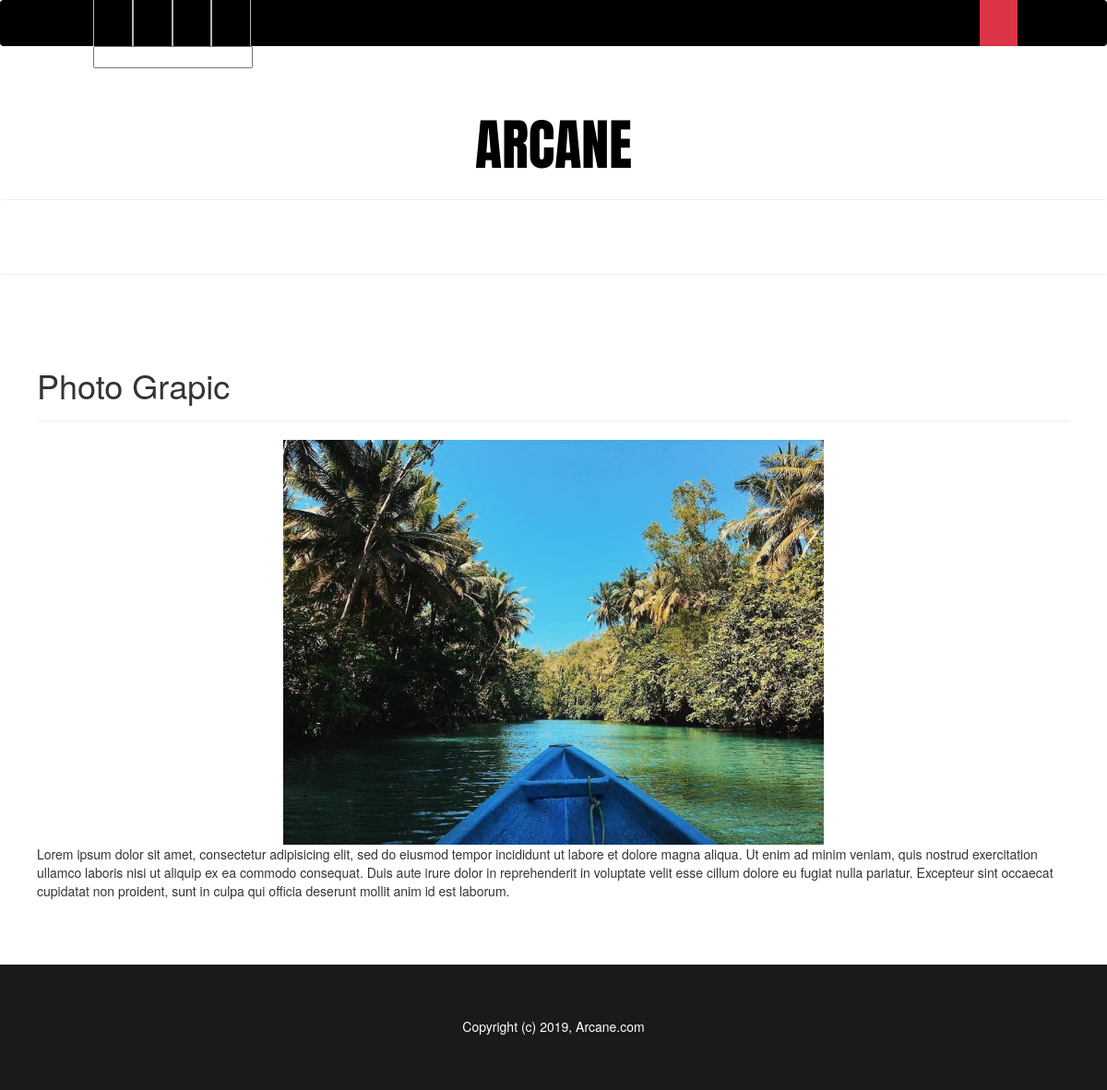
/gallery/gallery-photo.html, run on the app's committed database.
### tables this page shows
CREATE TABLE `galery_list` (
  `id_galery_list` mediumint(9) NOT NULL,
  `id_bahasa` tinyint(3) NOT NULL,
  `id_galery` mediumint(9) NOT NULL,
  `translate_judul_galery` varchar(100) NOT NULL,
  `translate_konten_galery` text NOT NULL
);

CREATE TABLE `setting_web` (
  `id` tinyint(2) NOT NULL,
  `nama_web` varchar(50) NOT NULL,
  `deskripsi_web` varchar(100) NOT NULL,
  `logo_website` tinytext NOT NULL,
  `url_favicon` tinytext NOT NULL,
  `meta_deskripsi` varchar(255) NOT NULL,
  `meta_keyword` varchar(150) NOT NULL,
  `pemilik` varchar(50) NOT NULL,
  `email` varchar(100) NOT NULL,
  `email_pass` varchar(50) NOT NULL,
  `telp` tinytext NOT NULL,
  `alamat` text NOT NULL,
  `latitude` varchar(80) NOT NULL,
  `langitude` varchar(80) NOT NULL,
  `url_facebook` tinytext NOT NULL,
  `url_twitter` tinytext NOT NULL,
  `url_youtube` tinytext NOT NULL,
  `url_instagram` tinytext NOT NULL,
  `wa` varchar(20) NOT NULL,
  `page_produk` varchar(100) NOT NULL,
  `page_news` varchar(100) NOT NULL,
  `zona_waktu` varchar(80) NOT NULL,
  `negara` varchar(50) NOT NULL,
  `ext` varchar(5) NOT NULL,
  `width_tumbs` smallint(4) NOT NULL,
  `height_tumbs` smallint(4) NOT NULL,
  `maintenance` enum('0','1') NOT NULL,
  `use_tema` varchar(30) NOT NULL,
  `admin_link` varchar(15) NOT NULL,
  `active_chat` enum('0','1') NOT NULL,
  `pesan_chat` tinytext NOT NULL,
  `bahasa_admin` tinyint(2) NOT NULL,
  `bahasa_web` tinyint(2) NOT NULL,
  `id_kategori_top` tinyint(3) NOT NULL,
  `id_kategori_topside` tinyint(3) NOT NULL,
  `id_kategori_footer1` tinyint(3) NOT NULL,
  `id_kategori_footer2` tinyint(3) NOT NULL
);

### application/libraries/Template.php (called while the page is built, shortened)
<?php
class Template {
	protected $_ci;
	public $av = null;
	function __construct()
	{
		$this->_ci=&get_instance();
	}
	function mysetting_web()
	{
		return $this->_ci->db->get('setting_web')->row();
	}
	function themes($template, $data=null)
	{
		$pengaturan	  			= $this->mysetting_web();
		$tema_pakai         	= $pengaturan->use_tema;
		$data['title_head']		= $pengaturan->nama_web;
		$data['pemilik']		= $pengaturan->pemilik;
		$data['description']	= $pengaturan->meta_deskripsi;
		$data['keyword']		= $pengaturan->meta_keyword;
		$data['ext']			= $pengaturan->ext;
    $data['bhs']     		= $this->_ci->db->where('aktif','1')->get('bahasa')->result();
		$data['_halaman']		= $this->_ci->db->where('aktif','1')->get('halaman')->result();
		$data['_menu_primary']	= $this->tampilan_menu_web('1');
		$data['_menu_footer']	= $this->tampilan_menu_web('3');
		$data['atv_now']		= $this->av;
        $data['_widget_atas']   = $this->get_widget('1');
        $data['_widget_bawah']  = $this->get_widget('2');
        $data['_side_popular']	= $this->get_postkategori(1, null, 5);
        $data['_side_top']		= $this->get_postkategori($pengaturan->id_kategori_topside, null, 5);
        $data['_side_recent']	= $this->get_postkategori(null, null, 5);
        $data['_side_category']	= $this->get_kategori(null, array('parent'=>'0'))->result();
        $data['_side_archives']	= $this->get_archive()->result();
        $data['_footer1']  		= $this->get_footer('1');
        $data['_cat_foot1']		= $this->get_postkategori($pengaturan->id_kategori_footer1, null, 4);
        $data['_cat_foot2']		= $this->get_postkategori($pengaturan->id_kategori_footer2, null, 4);
		if(!$this->is_ajax())
			{
			$data['_container']	 = $this->_ci->load->view($template, $data, true);
			$this->_ci->load->view('front_web/'.$tema_pakai.'/plain.php', $data);
			}
			else
				{
				$this->_ci->load->view($template,$data);
				}
	}
	function tampilan_menu_web($posisi=null)
	{
		if ($posisi!=null) {
			$this->_ci->db->where('id_posisi', $posisi);
		}
		else {
			$this->_ci->db->where('id_posisi', '1');
		}
		if ($posisi==2) {
			$this->_ci->db->order_by('order','desc');
		}
		else {
			$this->_ci->db->order_by('order','asc');
		}
		$ret = array();
		return (empty($ret)) ? "NULL" : $ret ;
	}
	function get_widget($posisi)
	{
        $bhs   = $this->_ci->session->userdata('id_bhs');
		$query = $this->_ci->db->join('widget_list', 'widget_list.id_widget=widget.id_widget')
							   ->where(array('id_posisi'=>$posisi,'aktif'=>'1','id_bahasa'=>$bhs))
							   ->order_by('urutan')
							   ->get('widget');
		return $query->result();
	}
	function get_footer($posisi)
	{
        $bhs   = $this->_ci->session->userdata('id_bhs');
		$query = $this->_ci->db->join('footer_list', 'footer_list.id_footer=footer.id_footer')
							   ->where(array('id_posisi'=>$posisi,'aktif'=>'1','id_bahasa'=>$bhs))
							   ->order_by('urutan')
							   ->get('footer');
		return $query->row();
	}
	function get_postkategori($ktg=null, $where=null, $limit=null)
	{
		$bhs  = $this->_ci->session->userdata('id_bhs');
		if (!empty($ktg)) {
			$this->_ci->db->where(array('id_kategori'=>$ktg));
		}
		if (!empty($limit)) {
			$this->_ci->db->limit($limit);
		}
		return $this->_ci->db->join('post_kategori_list ak', 'ak.id_post=post.id_post')
				          ->join('post_list','post_list.id_post=post.id_post')
				          ->where(array('aktif'=>'1','publish'=>'1','post_list.id_bahasa'=>$bhs))
				          ->order_by('waktu_publish','desc')
				          ->group_by('post.id_post')
				          ->get('post')->result();
	}
	function get_kategori($ktg=null, $where=null, $limit=null)
	{
		$bhs = $this->_ci->session->userdata('id_bhs');
		if (!empty($where)) {
			$this->_ci->db->where($where);
		}
		return $this->_ci->db->join('kategori_post_list pl', 'pl.id_kategori=kategori_post.id_kategori_post')
							->where('id_bahasa', $bhs)
							->group_by('id_kategori_post')
							->get('kategori_post');
	}
	function get_archive()
	{
		return $this->_ci->db->select('YEAR(waktu_publish) as tahun')
                    ->where(array('YEAR(waktu_publish) >= '=>(date('Y')-8),'YEAR(waktu_publish) <='=>(date('Y')+8)))
                    ->order_by('tahun','desc')->group_by('tahun')
                    ->get('post');
	}
	function is_ajax()
	{
		return ($this->_ci->input->server('HTTP_X_REQUESTED_WITH')&&($this->_ci->input->server('HTTP_X_REQUESTED_WITH')=='XMLHttpRequest'));
	}
}

### application/controllers/Gallery.php (called while the page is built, shortened)
<?php defined('BASEPATH') OR exit('No direct script access allowed');
class Gallery extends CI_Controller {
	function __construct()
	{
        $this->setting = $this->template->mysetting_web();
        $this->tema = $this->setting->use_tema;
		$this->ext  = empty($setting->ext) ? 'html' : $setting->ext;
    }
    function show_gallery($judul=null)
    {
        $id_bhs = $this->session->userdata('id_bhs');
        $id_bhs = $id_bhs>0 ? $id_bhs : $this->setting->bahasa_web;
        $data['id_bhs'] = $id_bhs;
        $tmp = explode('?', $_SERVER['REQUEST_URI']);
        $judul = $tmp[0];
        $tmp = explode('/', $judul);
        $judul = end($tmp);
        $judul = str_replace('.'.$this->ext, '', $judul);
                  $this->db->join('galery_list','galery_list.id_galery=galery.id_galery');
        $query  = $this->dbm->get_data_where('galery', array('aktif'=>'1','id_bahasa'=>$id_bhs,'judul_galery'=>$judul));
        $cek    = $query->num_rows();
        if (($judul==NULL) || ($cek=='0') )
            {
            echo "<script type='text/javascript'>alert('Sorry, not found'); window.location = '".base_url()."'</script>";
            }
            else
                {
                $data['dta'] = $query->row();
                $data['dta']->judul_seo = $data['dta']->translate_judul_galery;
                $data['ext']  = $this->setting->ext ;
                $this->db->join('galery_file_list','galery_file_list.id_file = galery_file.id_file', 'LEFT')
                         ->where(array('id_galery'=>$data['dta']->id_galery,'galery_file_list.id_bahasa'=>$id_bhs));
                $data['list'] = $this->db->get('galery_file')->result();
                $this->template->themes(view.$this->tema.'/part/galery/detail_galery', $data);
                }
    }
}

### index.php (called while the page is built, shortened)
<?php
require_once BASEPATH.'core/CodeIgniter.php';

### application/config/routes.php (called while the page is built, shortened)
<?php
  	$db = $db['default'];
  	$connect 	= mysqli_connect($db['hostname'], $db['username'], $db['password'], $db['database']) or die('Error connecting server: ' . mysqli_error($connect));
  	$get 	 	= mysqli_query($connect, 'SELECT * FROM setting_web')->fetch_object();

### application/models/dbm.php (called while the page is built, shortened)
<?php
class dbm extends CI_Model
{
	function get_data_where($table,$where,$order_by=NULL,$order_sort=NULL,$limit=NULL)
	{
		$get = $this->db->where($where)
						 ->get($table,$limit);
		return $get;
	}
}

### application/views/front_web/dicot/plain.php (the view, shortened to what this page needs)
<?php
$ci =& get_instance();
$myset = $ci->template->mysetting_web();
 ?>
<!DOCTYPE html>
<html lang="en">
<head>
  <link rel="stylesheet" href="<?php echo base_url()?>assets/bootstrap/bootstrap.min.css">
  <link rel="stylesheet" href="<?php echo base_url()?>assets/font-awesome-4.7.0/font-awesome-4.7.0/css/font-awesome.min.css" >
  <link rel="stylesheet" href="<?php echo base_url()?>assets/bootstrap/bootstrap-theme.min.css">
  <link rel="stylesheet" href="<?php echo base_url()?>assets/css/style.css">
  <link rel="stylesheet" href="<?php echo base_url()?>assets/bootstrap/bootstrap3.min.css">
</head>
<body>
<div class="navbar">
  <?php if ($myset->url_facebook): ?>
    <div class="icon">
      <a href="<?php echo $myset->url_facebook ?>">
        <i class="fa fa-facebook" aria-hidden="true"></i>
      </a>
    </div>
  <?php endif; ?>
  <?php if ($myset->url_twitter): ?>
    <div class="icon">
      <a href="<?php echo $myset->url_twitter ?>">
        <i class="fa fa-twitter" aria-hidden="true"></i>
      </a>
    </div>
  <?php endif; ?>
  <?php if ($myset->url_youtube): ?>
    <div class="icon">
      <a href="<?php echo $myset->url_youtube ?>">
        <i class="fa fa-youtube-play" aria-hidden="true"></i>
      </a>
    </div>
  <?php endif; ?>
  <?php if ($myset->url_instagram): ?>
    <div class="icon">
      <a href="<?php echo $myset->url_instagram ?>">
        <i class="fa fa-instagram" aria-hidden="true"></i>
      </a>
    </div>
  <?php endif; ?>
	<div class="icon pull-right bg-danger" style="border:none;">
    <a href="#">
      <i class="fa fa-search" aria-hidden="true" ></i>
    </a>
	</div>
  <div class="search">
    <form class="" action="" method="get">
      <input type="text" name="find" value="">
    </form>
  </div>
	<div class="d-block p-5 fix">
		<h1 class="text-center" style="font-family: 'Anton', sans-serif;color:black;font-size:60px;">ARCANE</h1>
		<i class="fa fa-circle " id="dot" aria-hidden="true"></i>
	</div>
</div>
<nav class="navbar navbar-expand-lg navbar-light bg-light menu d-block p-4  mt-5" id="menu">
 <?php if ($_menu_primary): ?>
   <div class="collapse navbar-collapse menu-box p-1" id="menuNav" >
   </div>
 <?php endif; ?>
</nav>
 <?php echo $_container?>
 	 <div class="footer">
 		<h5><?php echo $myset->deskripsi_web ?></h5>
 	</div>
</body>
</html>

### application/views/front_web/dicot/part/galery/detail_galery.php (shortened to what this page needs)
<?php
    $judul_show = $dta->translate_judul_galery;
?>
<main id="main" class="site-main" role="main" itemprop="mainContentOfPage" itemscope="itemscope" itemtype="http://schema.org/Blog">
<div style="margin:10px;padding:10px;">
	<article id="post-0" class="post-0 post type-post status-publish format-standard has-post-thumbnail hentry wow fadeIn" itemscope="itemscope" itemtype="http://schema.org/BlogPosting" itemprop="blogPost">
		<header class="page-header">
			<h1 class="page-title"><?php echo $judul_show ?></h1>
		</header>
		<div class="entry-content" itemprop="text">
			<?php if (!empty($dta->translate_konten_galery)): ?>
				<p><?php echo $dta->translate_konten_galery; ?></p><br>
			<?php endif ?>
		</div>
	</article>
</div>
</main>

### assets/css/style.css (style rules this page uses)
* { padding: 0; margin: 0; }
body { font: 13px/20px normal Helvetica, Arial, sans-serif; color: #4F5155; }
.icon .fa { color: #ffff; }
#dot { color: #ef4040; width:5px; height:5px; position:absolute; right: 43%; bottom: -215%; }
.navbar { background-color: black ; height: 50px; margin-top: 0px; display: inline-block; padding: 0px 100px; width: 100%; }
.icon { display: inline-block; padding: 15px; margin-top:-2px; height: 106%; border: .1px solid #b5b7bc; border-top: none; margin-right: -4px; border-bottom:none; color: #eee; }
.navbar { border-top: 1px solid #eee; border-bottom: 1px solid #eee; }
#menu { padding-left: 30% !important; padding-top: 30px !important; padding-bottom: 50px !important; background-color: #ffff !important; border-top: 1px solid #efefef; border-bottom: 1px solid #efefef; }
#main { transition: .5s; padding: 20px; overflow:hidden; width:100%; }
.footer { position: relative; bottom: 0; width: 100%; background-color: #1a1a1c; text-align: center; padding: 50px; color: #ffff; }

### data on the page
galery_list: translate_judul_galery "Photo Grapic", translate_konten_galery (picture), translate_konten_galery "Lorem ipsum dolor sit amet, consectetur adipisicing elit, sed do eiusmod tempor incididunt ut labore et dolore magna aliqua. Ut enim ad minim veniam, quis nostrud exercitation ullamco laboris nisi ut aliquip ex ea commodo consequat. Duis aute irure dolor in reprehenderit in voluptate velit esse cillum dolore eu fugiat nulla pariatur. Excepteur sint occaecat cupidatat non proident, sunt in culpa qui officia deserunt mollit anim id est laborum."
setting_web: deskripsi_web "Copyright (c) 2019, Arcane.com"
